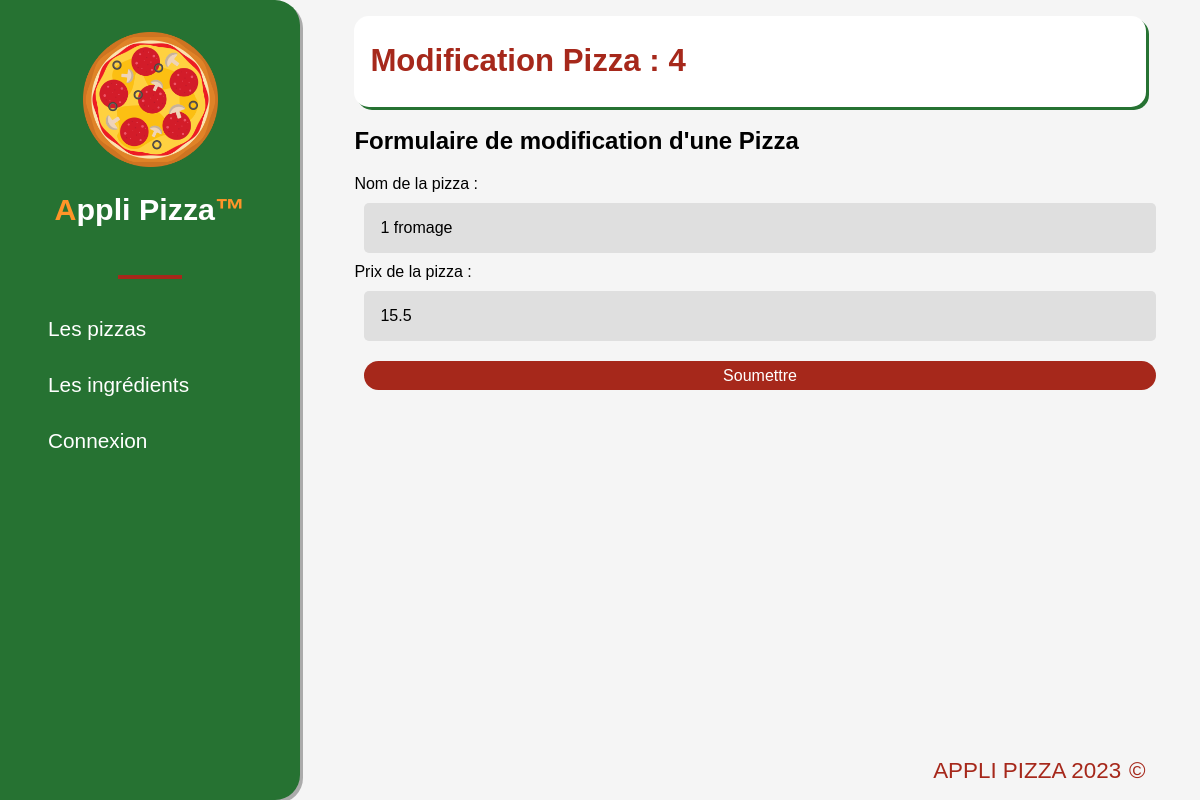
/pizzas/4/update/, run on an earlier commit of the app's database.
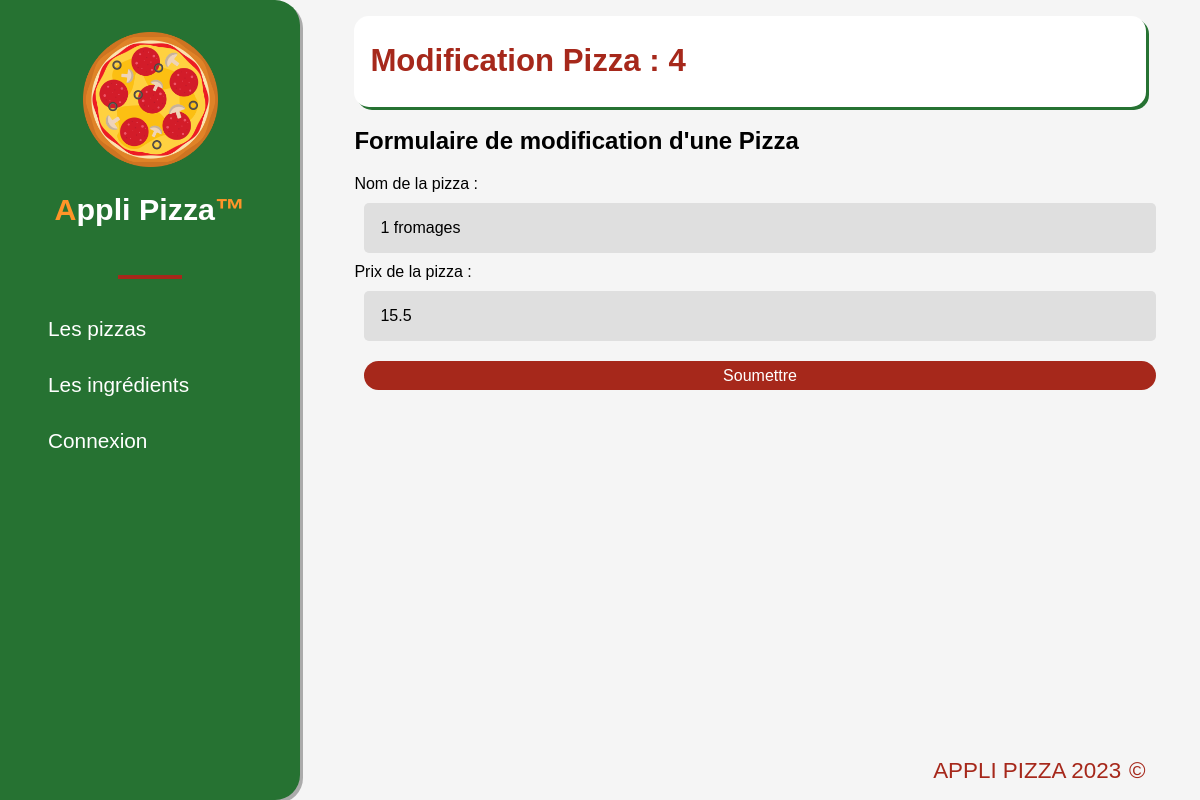
And on a later commit of the database.
### applipizza/models.py (models this page shows, shortened)
class Pizza(models.Model):
    idPizza = models.AutoField(primary_key=True)
    nomPizza = models.CharField(max_length=50, verbose_name="Nom de la pizza")
    prixPizza = models.FloatField(verbose_name="Prix de la pizza")

### applipizza/views.py (the view)
# urls.py: path('pizzas/<int:pizza_id>/update/', views.affichageModifierPizza),
def affichageModifierPizza(request, pizza_id):
    piz = Pizza.objects.get(idPizza=pizza_id)
    form = PizzaForm(instance=piz)
    return render(request, 'applipizza/formModificationPizza.html', {'pizza': piz, "form": form})

### applipizza/forms.py
class PizzaForm(ModelForm):
    class Meta:
        model = Pizza
        fields = ['nomPizza', 'prixPizza']

### applipizza/templates/applipizza/formModificationPizza.html (shortened to what this page needs)
{% extends 'applipizza/base.html' %}
{% block title_page %}
    Modification Pizza : {{ pizza.idPizza }}
{% endblock %}
{% block content %}
    <h2>Formulaire de modification d'une Pizza</h2>
    <form action="/pizzas/{{ pizza.idPizza }}/updated/" method="POST">
    {{ form.as_div }}
        <input type="submit" value="Soumettre" class="link_to">
    </form>
{% endblock %}

What changed in the data, as far as the page shows it:
changed Pizza id 4: nomPizza "1 fromage" → "1 fromages"
